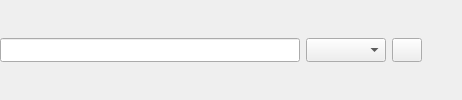
               <widget class="QWidget" name="searchWidget" native="true">
                <layout class="QHBoxLayout" name="horizontalLayout_6">
                 <property name="leftMargin">
                  <number>0</number>
                 </property>
                 <property name="topMargin">
                  <number>0</number>
                 </property>
                 <property name="rightMargin">
                  <number>0</number>
                 </property>
                 <property name="bottomMargin">
                  <number>0</number>
                 </property>
                 <item>
                  <widget class="QLineEdit" name="lineEdit">
                   <property name="minimumSize">
                    <size>
                     <width>300</width>
                     <height>24</height>
                    </size>
                   </property>
                   <property name="maximumSize">
                    <size>
                     <width>300</width>
                     <height>24</height>
                    </size>
                   </property>
                  </widget>
                 </item>
                 <item>
                  <widget class="QComboBox" name="comboBox">
                   <property name="minimumSize">
                    <size>
                     <width>80</width>
                     <height>24</height>
                    </size>
                   </property>
                   <property name="maximumSize">
                    <size>
                     <width>80</width>
                     <height>24</height>
                    </size>
                   </property>
                  </widget>
                 </item>
                 <item>
                  <widget class="QPushButton" name="btnSearch">
                   <property name="minimumSize">
                    <size>
                     <width>30</width>
                     <height>24</height>
                    </size>
                   </property>
                   <property name="maximumSize">
                    <size>
                     <width>30</width>
                     <height>24</height>
                    </size>
                   </property>
                   <property name="text">
                    <string/>
                   </property>
                   <property name="icon">
                    <iconset resource="../resource/resources.qrc">
                     <normaloff>:/iamge_pack/content/search.png</normaloff>:/iamge_pack/content/search.png</iconset>
                   </property>
                   <property name="iconSize">
                    <size>
                     <width>24</width>
                     <height>24</height>
                    </size>
                   </property>
                  </widget>
                 </item>
                 <item>
                  <spacer name="horizontalSpacer_2">
                   <property name="orientation">
                    <enum>Qt::Orientation::Horizontal</enum>
                   </property>
                   <property name="sizeHint" stdset="0">
                    <size>
                     <width>40</width>
                     <height>20</height>
                    </size>
                   </property>
                  </spacer>
                 </item>
                </layout>
               </widget>
